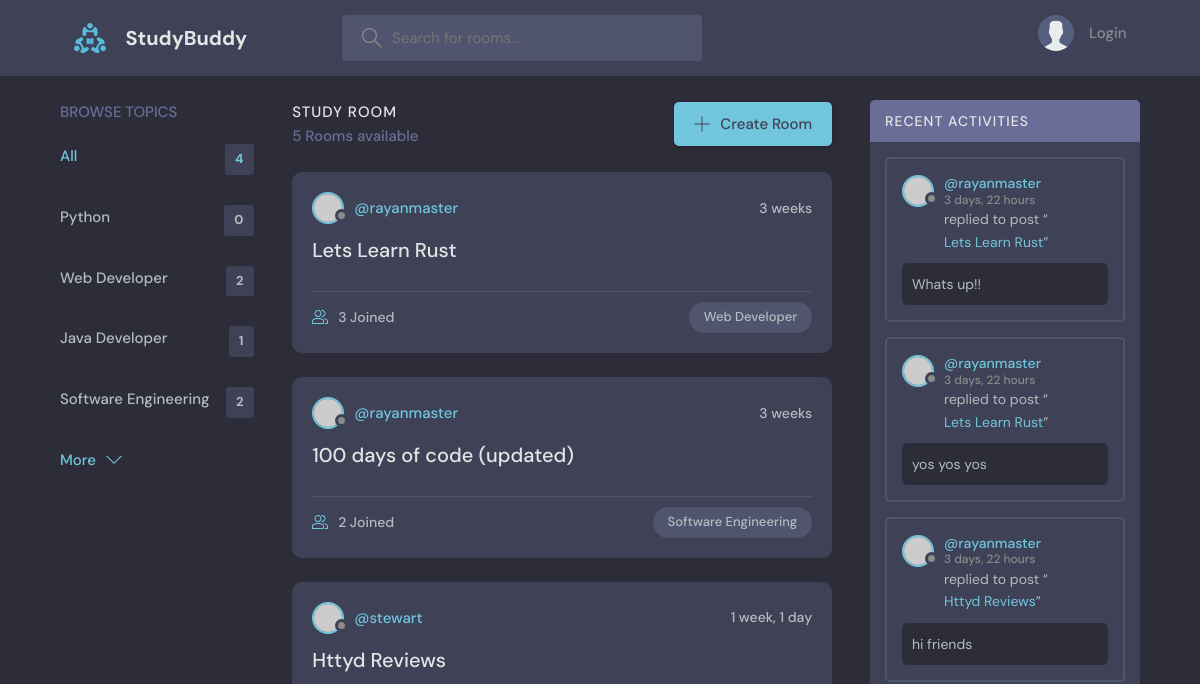
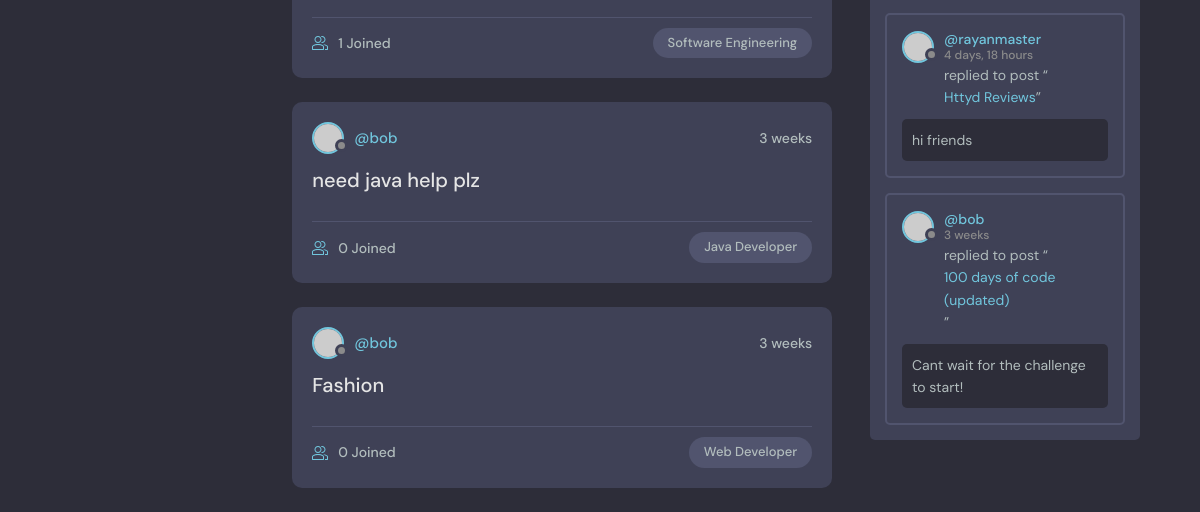
Before: / with the older database file (2 pictures, top to bottom).
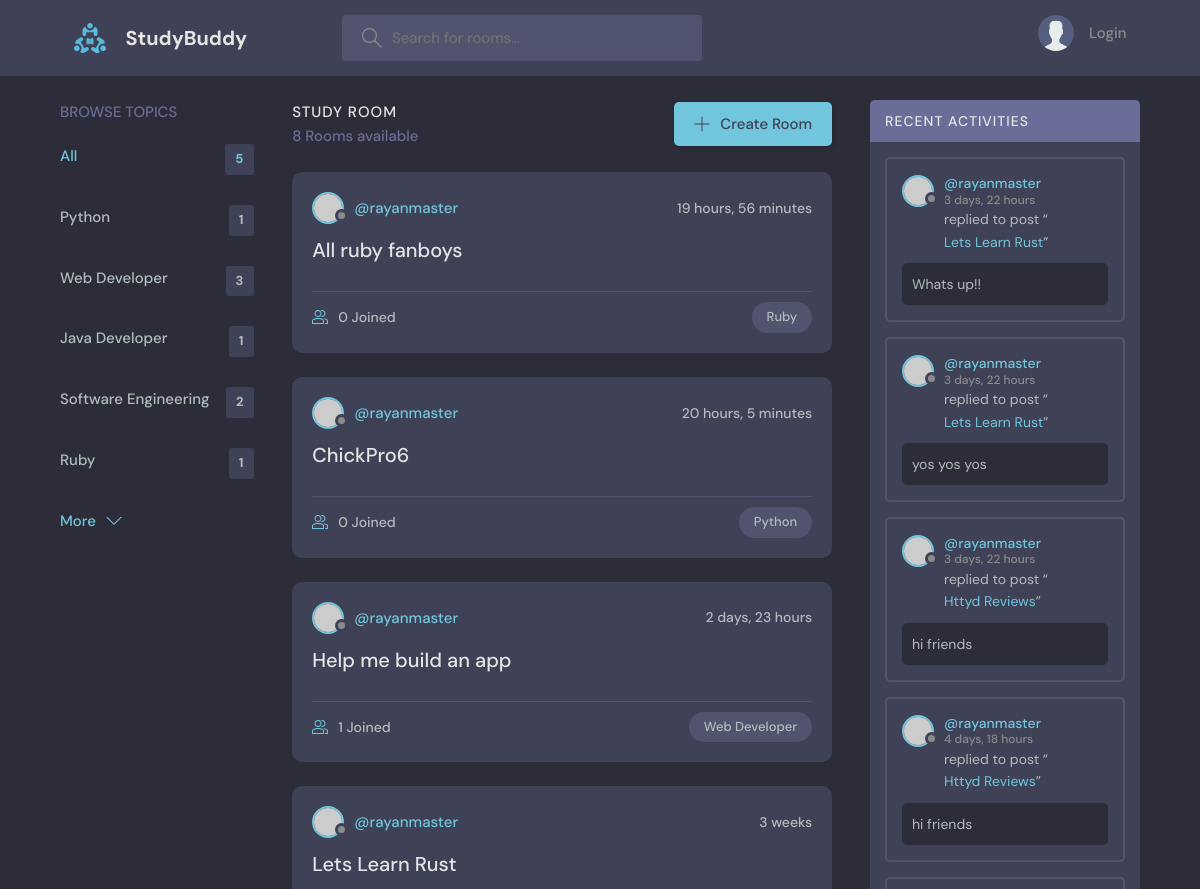
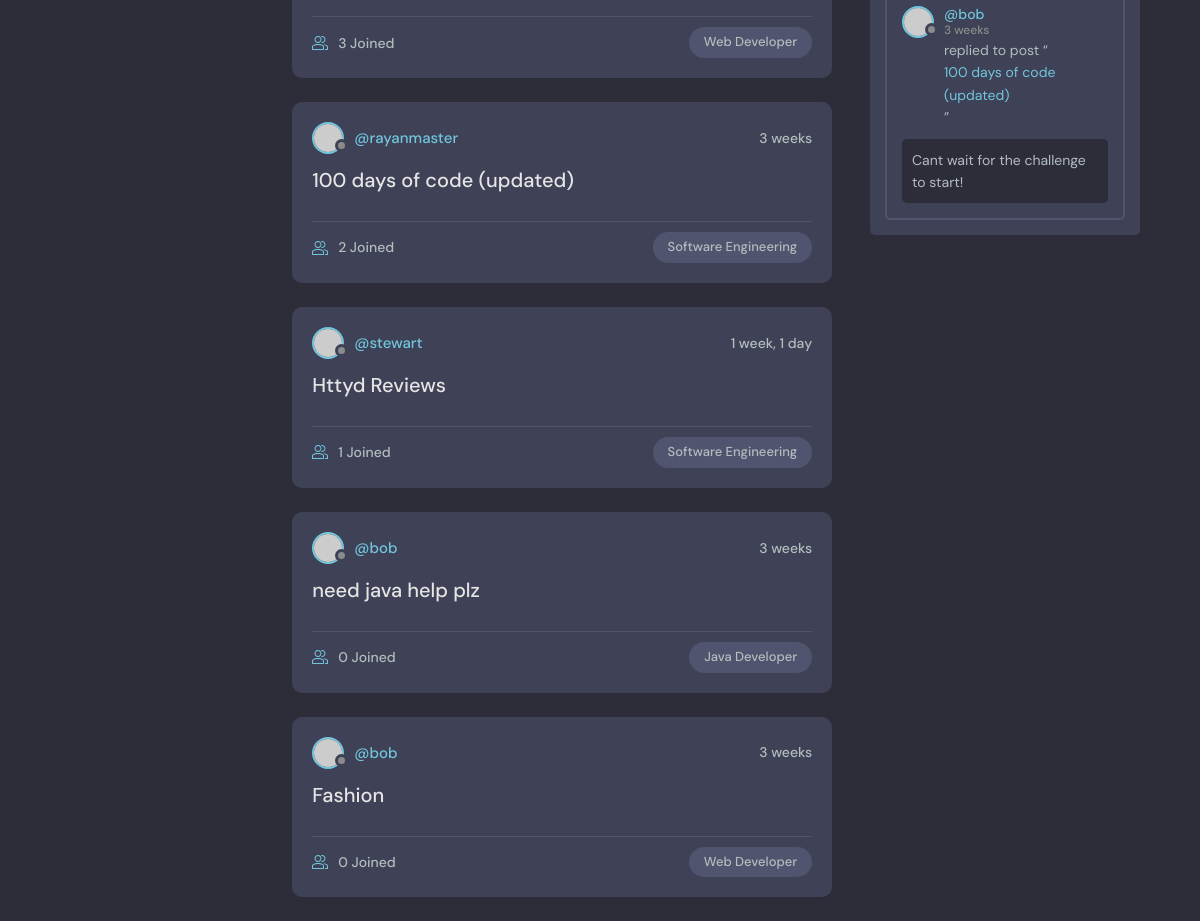
After: the same page with the newer database file (2 pictures, top to bottom).
### base/models.py (models this page shows, shortened)
class Topic(models.Model):
    name = models.CharField(max_length=200)

class Room(models.Model):
    host = models.ForeignKey(User, on_delete=models.SET_NULL, null=True)
    topic = models.ForeignKey(Topic, on_delete=models.SET_NULL, null=True)
    name = models.CharField(max_length=200)
    description = models.TextField(null=True, blank=True)
    participants = models.ManyToManyField(User, related_name='participants', blank=True)
    updated = models.DateTimeField(auto_now=True)
    created = models.DateTimeField(auto_now_add=True)
    class Meta:
        ordering = ['-updated', '-created']
    def __str__(self):
        return str(self.name)

class Message(models.Model):
    user = models.ForeignKey(User, on_delete=models.CASCADE)
    room = models.ForeignKey(Room, on_delete=models.CASCADE)
    body = models.TextField()
    updated = models.DateTimeField(auto_now=True)
    created = models.DateTimeField(auto_now_add=True)
    class Meta:
        ordering = ['-updated', '-created']
    def __str__(self):
        return str(self.body[0:50])

### base/views.py (the view)
# urls.py: path("", views.home, name="home"),
def home(request):
    q = request.GET.get('q') if request.GET.get('q') != None else ''
    rooms = Room.objects.filter(
        Q(topic__name__icontains = q) |
        Q(name__icontains=q) |
        Q(description__icontains=q)
        )
    topics = Topic.objects.all()
    room_count = rooms.count()
    room_messages = Message.objects.filter(Q(room__topic__name__icontains=q))
    context = {'rooms': rooms, 'topics': topics, 'room_count': room_count, 'room_messages': room_messages}
    return render(request, 'base/home.html', context)

### base/templates/base/home.html (shortened to what this page needs)
{% extends 'main.html' %}
{% block content %}
    <main class="layout layout--3">
      <div class="container">
        {% include 'base/topics_bar.html' %}
        <div class="roomList">
          <div class="roomList__header">
            <div>
              <h2>Study Room</h2>
              <p>{{room_count}} Rooms available</p>
            </div>
            <a class="btn btn--main" href="{% url 'createroom' %}">
              <svg version="1.1" xmlns="http://www.w3.org/2000/svg" width="32" height="32" viewBox="0 0 32 32">
                <title>add</title>
                <path
                  d="M16.943 0.943h-1.885v14.115h-14.115v1.885h14.115v14.115h1.885v-14.115h14.115v-1.885h-14.115v-14.115z"
                ></path>
              </svg>
              Create Room
            </a>
          </div>
          {% include 'base/feed_bar.html' %}
        </div>
        {% include 'base/activity_bar.html' %}
      </div>
    </main>
{% endblock content %}

### base/templates/base/topics_bar.html
<div class="topics">
    <div class="topics__header">
      <h2>Browse Topics</h2>
    </div>
    <ul class="topics__list">
      <li>
        <a href="{% url 'home' %}" class="active">All <span>{{topics.count}}</span></a>
      </li>
      {% for topic in topics %}
      <li>
        <a href="{% url 'home' %}?q={{topic.name}}">{{topic.name}} <span>{{topic.room_set.all.count}}</span></a>
      </li>
      {% endfor %}
    </ul>
    <a class="btn btn--link" href="topics.html">
      More
      <svg version="1.1" xmlns="http://www.w3.org/2000/svg" width="32" height="32" viewBox="0 0 32 32">
        <title>chevron-down</title>
        <path d="M16 21l-13-13h-3l16 16 16-16h-3l-13 13z"></path>
      </svg>
    </a>
  </div>

### base/templates/base/feed_bar.html (shortened to what this page needs)
{% for room in rooms %}
<div class="roomListRoom">
    <div class="roomListRoom__header">
      <a href="{% url 'userprofile' room.host.id %}" class="roomListRoom__author">
        <div class="avatar avatar--small">
          <img src="https://randomuser.me/api/portraits/women/11.jpg" />
        </div>
        <span>@{{room.host.username}}</span>
      </a>
      <div class="roomListRoom__actions">
        <span>{{room.created|timesince}}</span>
      </div>
    </div>
    <div class="roomListRoom__content">
      <a href="{% url 'room' room.id %}">{{room.name}}</a>
    </div>
    <div class="roomListRoom__meta">
      <a href="{% url 'room' room.id %}" class="roomListRoom__joined">
        {{room.participants.all.count}} Joined
      </a>
      <p class="roomListRoom__topic">{{room.topic.name}}</p>
    </div>
  </div>
  {% endfor %}

### base/templates/base/activity_bar.html (shortened to what this page needs)
<div class="activities">
    <div class="activities__header">
      <h2>Recent Activities</h2>
    </div>
    {% for message in room_messages %}
    <div class="activities__box">
      <div class="activities__boxHeader roomListRoom__header">
        <a href="{% url 'userprofile' message.user.id %}" class="roomListRoom__author">
          <div class="avatar avatar--small">
            <img src="https://randomuser.me/api/portraits/women/11.jpg" />
          </div>
          <p>
            @{{message.user}}
            <span>{{message.created|timesince}}</span>
          </p>
        </a>
      </div>
      <div class="activities__boxContent">
        <p>replied to post “<a href="{% url 'room' message.room.id %}">{{message.room}}</a>”</p>
        <div class="activities__boxRoomContent">
            {{message}}
        </div>
      </div>
    </div>
    {% endfor %}
  </div>

Changed rows visible on the page:
computed for Topic "Python": room_set.all.count "0" → "1"
computed for Topic "Web Developer": room_set.all.count "2" → "3"
added Topic: name "Ruby", room_set.all.count "1"
added Room: host.username "rayanmaster", created "19 hours, 56 minutes", name "All ruby fanboys", participants.all.count "0", topic.name "Ruby"
added Room: host.username "rayanmaster", created "20 hours, 5 minutes", name "ChickPro6", participants.all.count "0", topic.name "Python"
added Room: host.username "rayanmaster", created "2 days, 23 hours", name "Help me build an app", participants.all.count "1", topic.name "Web Developer"
Other visible differences:
{{ topics.count }}: "4" → "5"
{{ room_count }}: "5" → "8"
